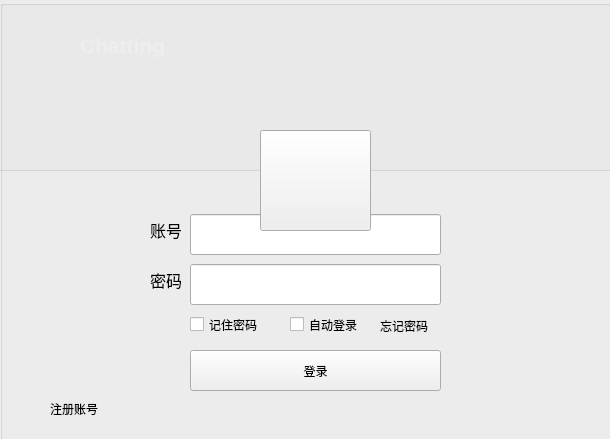
<?xml version="1.0" encoding="UTF-8"?>
<ui version="4.0">
 <class>Widget</class>
 <widget class="QWidget" name="Widget">
  <property name="geometry">
   <rect>
    <x>0</x>
    <y>0</y>
    <width>610</width>
    <height>439</height>
   </rect>
  </property>
  <property name="windowTitle">
   <string>Widget</string>
  </property>
  <property name="styleSheet">
   <string notr="true">添加背景图
rgb(238, 238, 236)url(:/pic1.jpg)</string>
  </property>
  <widget class="QGroupBox" name="groupBox">
   <property name="geometry">
    <rect>
     <x>0</x>
     <y>0</y>
     <width>631</width>
     <height>441</height>
    </rect>
   </property>
   <property name="styleSheet">
    <string notr="true">#groupBox{
border-image: url(:/image/pic0.jpg);}</string>
   </property>
   <property name="title">
    <string/>
   </property>
   <widget class="QLabel" name="label_2">
    <property name="geometry">
     <rect>
      <x>50</x>
      <y>400</y>
      <width>67</width>
      <height>17</height>
     </rect>
    </property>
    <property name="text">
     <string>注册账号</string>
    </property>
   </widget>
   <widget class="QLineEdit" name="lineEdit">
    <property name="geometry">
     <rect>
      <x>190</x>
      <y>214</y>
      <width>251</width>
      <height>41</height>
     </rect>
    </property>
   </widget>
   <widget class="QLineEdit" name="lineEdit_2">
    <property name="geometry">
     <rect>
      <x>190</x>
      <y>264</y>
      <width>251</width>
      <height>41</height>
     </rect>
    </property>
   </widget>
   <widget class="QPushButton" name="pushButton">
    <property name="geometry">
     <rect>
      <x>190</x>
      <y>350</y>
      <width>251</width>
      <height>41</height>
     </rect>
    </property>
    <property name="text">
     <string>登录</string>
    </property>
   </widget>
   <widget class="QCheckBox" name="checkBox_2">
    <property name="geometry">
     <rect>
      <x>190</x>
      <y>310</y>
      <width>81</width>
      <height>29</height>
     </rect>
    </property>
    <property name="text">
     <string>记住密码</string>
    </property>
   </widget>
   <widget class="QLabel" name="label">
    <property name="geometry">
     <rect>
      <x>380</x>
      <y>310</y>
      <width>67</width>
      <height>31</height>
     </rect>
    </property>
    <property name="text">
     <string>忘记密码</string>
    </property>
   </widget>
   <widget class="QCheckBox" name="checkBox_3">
    <property name="geometry">
     <rect>
      <x>290</x>
      <y>310</y>
      <width>81</width>
      <height>29</height>
     </rect>
    </property>
    <property name="text">
     <string>自动登录</string>
    </property>
   </widget>
   <widget class="QLabel" name="label_4">
    <property name="geometry">
     <rect>
      <x>150</x>
      <y>210</y>
      <width>31</width>
      <height>41</height>
     </rect>
    </property>
    <property name="text">
     <string>&lt;html&gt;&lt;head/&gt;&lt;body&gt;&lt;p&gt;&lt;span style=&quot; font-size:12pt;&quot;&gt;账号&lt;/span&gt;&lt;/p&gt;&lt;/body&gt;&lt;/html&gt;</string>
    </property>
   </widget>
   <widget class="QLabel" name="label_5">
    <property name="geometry">
     <rect>
      <x>150</x>
      <y>260</y>
      <width>31</width>
      <height>41</height>
     </rect>
    </property>
    <property name="text">
     <string>&lt;html&gt;&lt;head/&gt;&lt;body&gt;&lt;p&gt;&lt;span style=&quot; font-size:12pt;&quot;&gt;密码&lt;/span&gt;&lt;/p&gt;&lt;/body&gt;&lt;/html&gt;</string>
    </property>
   </widget>
   <widget class="QGroupBox" name="groupBox_3">
    <property name="geometry">
     <rect>
      <x>-20</x>
      <y>-60</y>
      <width>651</width>
      <height>231</height>
     </rect>
    </property>
    <property name="styleSheet">
     <string notr="true">#groupBox_3{border-image: url(:image/pic3.jpeg);}</string>
    </property>
    <property name="title">
     <string/>
    </property>
    <widget class="QWidget" name="widget_2" native="true">
     <property name="geometry">
      <rect>
       <x>20</x>
       <y>60</y>
       <width>91</width>
       <height>91</height>
      </rect>
     </property>
     <property name="styleSheet">
      <string notr="true">#widget_2{border-image: url(:/image/pic2.png);}</string>
     </property>
    </widget>
    <widget class="QWidget" name="widget_4" native="true">
     <property name="geometry">
      <rect>
       <x>550</x>
       <y>80</y>
       <width>31</width>
       <height>31</height>
      </rect>
     </property>
     <property name="styleSheet">
      <string notr="true">#widget_4{border-image: url(:/image/minus.png);}</string>
     </property>
    </widget>
    <widget class="QWidget" name="widget_5" native="true">
     <property name="geometry">
      <rect>
       <x>590</x>
       <y>80</y>
       <width>31</width>
       <height>31</height>
      </rect>
     </property>
     <property name="styleSheet">
      <string notr="true">#widget_5{border-image: url(:/image/close.png);}</string>
     </property>
    </widget>
    <widget class="QWidget" name="widget_6" native="true">
     <property name="geometry">
      <rect>
       <x>510</x>
       <y>80</y>
       <width>31</width>
       <height>31</height>
      </rect>
     </property>
     <property name="styleSheet">
      <string notr="true">#widget_6{border-image: url(:/image/setting-filling.png);}</string>
     </property>
    </widget>
    <widget class="QLabel" name="label_3">
     <property name="geometry">
      <rect>
       <x>100</x>
       <y>90</y>
       <width>91</width>
       <height>31</height>
      </rect>
     </property>
     <property name="text">
      <string>&lt;html&gt;&lt;head/&gt;&lt;body&gt;&lt;p&gt;&lt;span style=&quot; font-size:16pt; font-weight:600; color:#eeeeec;&quot;&gt;Chatting&lt;/span&gt;&lt;/p&gt;&lt;/body&gt;&lt;/html&gt;</string>
     </property>
    </widget>
   </widget>
   <widget class="QToolButton" name="toolButton">
    <property name="geometry">
     <rect>
      <x>260</x>
      <y>130</y>
      <width>111</width>
      <height>101</height>
     </rect>
    </property>
    <property name="styleSheet">
     <string notr="true">border-image: url(:/image/pic2.png);</string>
    </property>
    <property name="text">
     <string/>
    </property>
   </widget>
   <zorder>groupBox_3</zorder>
   <zorder>label_2</zorder>
   <zorder>lineEdit</zorder>
   <zorder>lineEdit_2</zorder>
   <zorder>pushButton</zorder>
   <zorder>checkBox_2</zorder>
   <zorder>label</zorder>
   <zorder>checkBox_3</zorder>
   <zorder>label_4</zorder>
   <zorder>label_5</zorder>
   <zorder>toolButton</zorder>
  </widget>
 </widget>
 <resources/>
 <connections/>
</ui>
